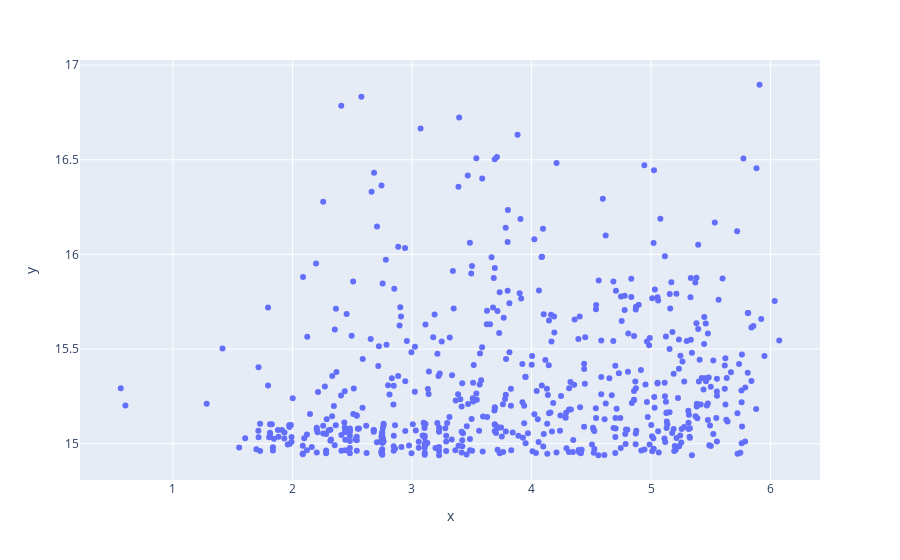

The cell this chart's notebook holds for it:
### Code cell
px.scatter(x=df['log_budget'],y=df['log_entrees'])

### Figure 1 — Plotly figure (JSON) as saved in the notebook; plotly's stock layout.template omitted (floating-point values rounded to 4 significant figures; data arrays with more than 128 entries replaced by an {"elided": "..."} marker saying what was removed)
{"data": [{"hovertemplate": "x=%{x}<br>y=%{y}<extra></extra>", "legendgroup": "", "marker": {"color": "#636efa", "symbol": "circle"}, "mode": "markers", "name": "", "orientation": "v", "showlegend": false, "type": "scatter", "x": {"elided": "586 float values"}, "xaxis": "x", "y": {"elided": "586 float values"}, "yaxis": "y"}], "layout": {"legend": {"tracegroupgap": 0}, "margin": {"t": 60}, "xaxis": {"anchor": "y", "domain": [0, 1], "title": {"text": "x"}}, "yaxis": {"anchor": "x", "domain": [0, 1], "title": {"text": "y"}}}}
